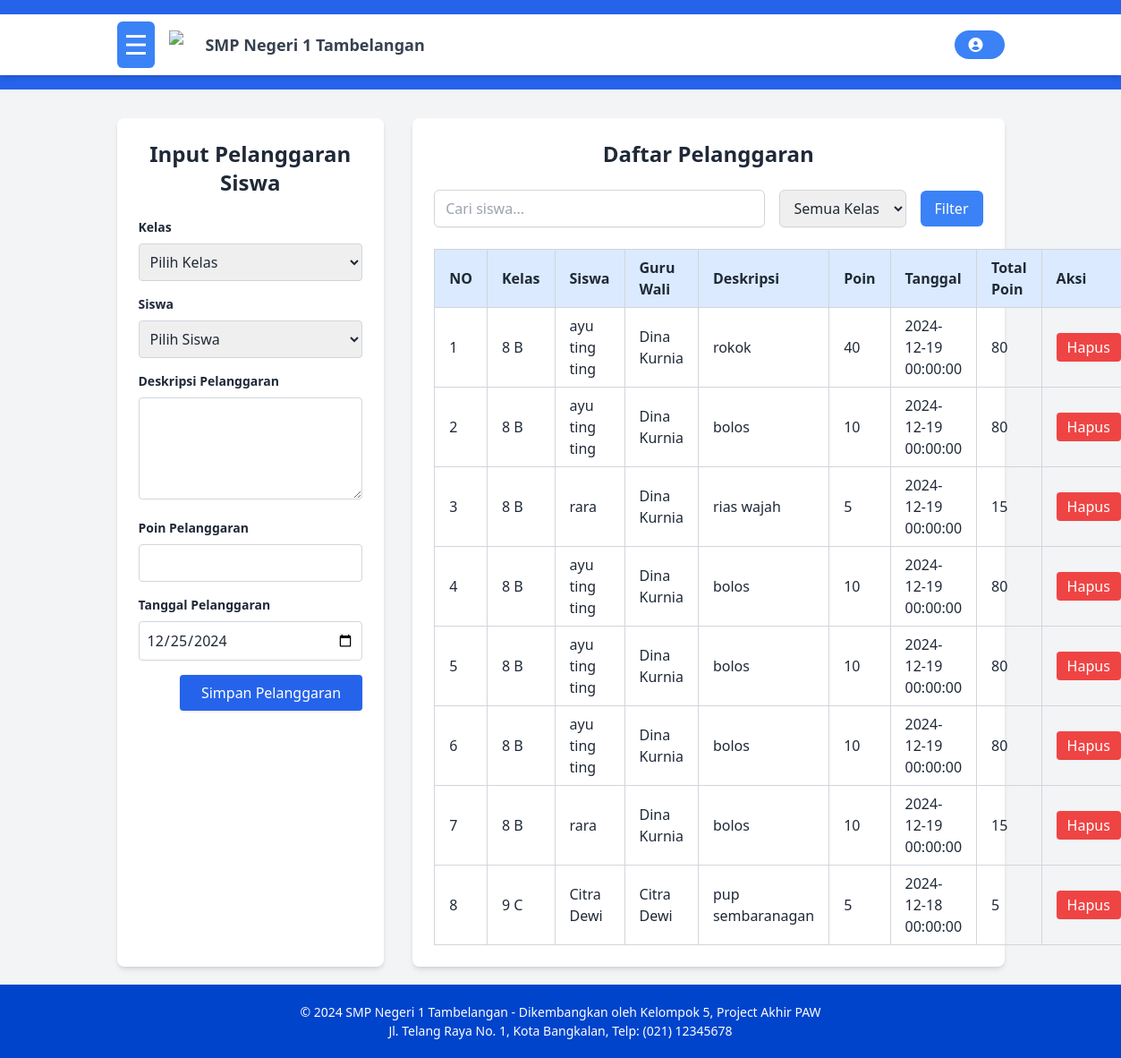
/dashboard/guru/pelanggaran_siswa.php, run on the app's committed database.
### tables this page shows
CREATE TABLE `pelanggaran` (
  `id_pelanggaran` int NOT NULL,
  `siswa_id` int NOT NULL,
  `deskripsi` text NOT NULL,
  `poin` int NOT NULL,
  `tanggal_pelanggaran` datetime DEFAULT CURRENT_TIMESTAMP,
  `id_kelas` int DEFAULT NULL,
  `id_guru` int DEFAULT NULL
);

CREATE TABLE `siswa` (
  `id_siswa` int NOT NULL,
  `nis` varchar(15) NOT NULL,
  `nama_lengkap` varchar(100) NOT NULL,
  `kelas_id` int NOT NULL,
  `alamat` text,
  `tanggal_lahir` date DEFAULT NULL,
  `no_telp` varchar(15) DEFAULT NULL,
  `username` varchar(50) NOT NULL,
  `password` varchar(255) NOT NULL,
  `jenis_kelamin` enum('laki-laki','perempuan') NOT NULL,
  `photo` varchar(255) DEFAULT NULL,
  `ekstra_id` int DEFAULT NULL
);

### dashboard/guru/pelanggaran_siswa.php (the view, shortened to what this page needs)
<?php
include "../../koneksi.php";
function getRiwayatPelanggaran($nama_siswa = '', $kelas = '') {
  global $conn;
  $conditions = [];
  $where_clause = $conditions ? 'WHERE ' . implode(' AND ', $conditions) : '';
  $query = "SELECT
              p.id_pelanggaran,
              s.nama_lengkap AS nama_siswa,
              CONCAT(k.tingkat, ' ', k.nama_kelas) AS nama_kelas,
              IFNULL(g.nama_lengkap, 'Tidak Ada Guru Wali') AS nama_guru_wali,
              p.poin AS poin_terbaru,
              p.tanggal_pelanggaran,
              p.deskripsi,
              (
                  SELECT SUM(p2.poin)
                  FROM pelanggaran p2
                  WHERE p2.siswa_id = s.id_siswa
              ) AS total_poin
            FROM pelanggaran p
            JOIN siswa s ON p.siswa_id = s.id_siswa
            JOIN kelas k ON p.id_kelas = k.id_kelas
            LEFT JOIN guru g ON k.wali_kelas_id = g.id_guru
            $where_clause
            ORDER BY p.tanggal_pelanggaran DESC";
  return mysqli_query($conn, $query);
}
$selected_kelas = isset($_POST['kelas']) ? $_POST['kelas'] : '';
$nama_siswa = isset($_POST['nama_siswa']) ? $_POST['nama_siswa'] : '';
?>
<!DOCTYPE html>
<html lang="en">
<head>
  <script src="https://cdn.tailwindcss.com"></script>
</head>
<body class="bg-gray-100 text-gray-800">
  <header id="header" class="bg-blue-600 text-white py-4 transition-all duration-300">
    <?php include '../../layout/header.php'; ?>
  </header>
  <div class="container mx-auto mt-8 px-4">
    <div class="flex space-x-8">
      <div class="w-1/3 bg-white shadow-md rounded-lg p-6">
        <h2 class="text-2xl font-bold text-center mb-6">Input Pelanggaran Siswa</h2>
        <form action="" method="POST">
          <div class="mb-4">
            <label for="kelas" class="block text-sm font-semibold mb-2">Kelas</label>
            <select id="kelas" name="kelas" class="w-full p-2 border border-gray-300 rounded" required onchange="this.form.submit()">
              <option value="">Pilih Kelas</option>
            </select>
          </div>
          <div class="mb-4">
            <label for="siswa" class="block text-sm font-semibold mb-2">Siswa</label>
            <select id="siswa" name="siswa" class="w-full p-2 border border-gray-300 rounded" required>
              <option value="">Pilih Siswa</option>
            </select>
          </div>
          <div class="mb-4">
            <label for="deskripsi" class="block text-sm font-semibold mb-2">Deskripsi Pelanggaran</label>
            <textarea id="deskripsi" name="deskripsi" rows="4" class="w-full p-2 border border-gray-300 rounded" required></textarea>
          </div>
          <div class="mb-4">
            <label for="poin" class="block text-sm font-semibold mb-2">Poin Pelanggaran</label>
            <input type="number" id="poin" name="poin" class="w-full p-2 border border-gray-300 rounded" required min="1">
          </div>
          <div class="mb-4">
            <label for="tanggal" class="block text-sm font-semibold mb-2">Tanggal Pelanggaran</label>
            <input type="date" id="tanggal" name="tanggal" class="w-full p-2 border border-gray-300 rounded" required value="<?php echo date('Y-m-d'); ?>">
          </div>
          <div class="text-right">
            <button type="submit" name="simpan_pelanggaran" class="bg-blue-600 text-white px-6 py-2 rounded shadow hover:bg-blue-700">Simpan Pelanggaran</button>
          </div>
        </form>
      </div>
      <div class="w-2/3 bg-white shadow-md rounded-lg p-6">
        <h2 class="text-2xl font-bold text-center mb-6">Daftar Pelanggaran</h2>
        <form method="POST" class="flex items-center space-x-4 mb-6">
          <input type="text" name="nama_siswa" placeholder="Cari siswa..." value="<?= htmlspecialchars($nama_siswa); ?>" class="w-full border border-gray-300 rounded-md shadow-sm py-2 px-3 focus:outline-none focus:ring-2 focus:ring-blue-500 focus:border-blue-500 transition duration-200 ease-in-out">
          <select name="kelas" class="border border-gray-300 rounded-md shadow-sm py-2 px-3 focus:outline-none focus:ring-2 focus:ring-blue-500 focus:border-blue-500 transition duration-200 ease-in-out">
            <option value="">Semua Kelas</option>
          </select>
          <button type="submit" class="bg-blue-500 text-white px-4 py-2 rounded-md shadow-sm hover:bg-blue-600 transition duration-200 ease-in-out">Filter</button>
        </form>
        <table class="table-auto w-full text-left border-collapse border border-gray-300">
        <thead>
            <tr>
              <th class="px-4 py-2 border border-gray-300 bg-blue-100">NO</th>
              <th class="px-4 py-2 border border-gray-300 bg-blue-100">Kelas</th>
              <th class="px-4 py-2 border border-gray-300 bg-blue-100">Siswa</th>
              <th class="px-4 py-2 border border-gray-300 bg-blue-100">Guru Wali</th>
              <th class="px-4 py-2 border border-gray-300 bg-blue-100">Deskripsi</th>
              <th class="px-4 py-2 border border-gray-300 bg-blue-100">Poin</th>
              <th class="px-4 py-2 border border-gray-300 bg-blue-100">Tanggal</th>
              <th class="px-4 py-2 border border-gray-300 bg-blue-100">Total Poin</th>
              <th class="px-4 py-2 border border-gray-300 bg-blue-100">Aksi</th>
            </tr>
          </thead>
          <tbody>
            <?php
            $riwayat = getRiwayatPelanggaran($nama_siswa, $selected_kelas);
            $no = 1;
            while ($row = mysqli_fetch_assoc($riwayat)) {
                echo "<tr>";
                echo "<td class='px-4 py-2 border border-gray-300'>" . $no++ . "</td>";
                echo "<td class='px-4 py-2 border border-gray-300'>" . $row['nama_kelas'] . "</td>";
                echo "<td class='px-4 py-2 border border-gray-300'>" . $row['nama_siswa'] . "</td>";
                echo "<td class='px-4 py-2 border border-gray-300'>" . $row['nama_guru_wali'] . "</td>";
                echo "<td class='px-4 py-2 border border-gray-300'>" . $row['deskripsi'] . "</td>";
                echo "<td class='px-4 py-2 border border-gray-300'>" . $row['poin_terbaru'] . "</td>";
                echo "<td class='px-4 py-2 border border-gray-300'>" . $row['tanggal_pelanggaran'] . "</td>";
                echo "<td class='px-4 py-2 border border-gray-300'>" . $row['total_poin'] . "</td>";
                echo "<td class='px-4 py-2 border border-gray-300'>
                        <form method='POST' onsubmit='return confirm(\"Apakah Anda yakin ingin menghapus pelanggaran ini?\");'>
                            <input type='hidden' name='id_pelanggaran' value='" . $row['id_pelanggaran'] . "'>
                            <button type='submit' name='hapus_pelanggaran' class='bg-red-500 text-white px-3 py-1 rounded hover:bg-red-600 transition duration-200'>
                                Hapus
                            </button>
                        </form>
                      </td>";
                echo "</tr>";
            }
            ?>
          </tbody>
        </table>
      </div>
    </div>
  </div>
  <?php
  require_once "../../layout/footer.php"
  ?>
</body>
</html>

### data on the page
pelanggaran: nama_kelas "8 B", siswa.nama_lengkap "ayu ting ting", nama_guru_wali "Dina Kurnia", deskripsi "rokok", poin "40", tanggal_pelanggaran "2024-12-19 00:00:00", total_poin "80"
pelanggaran: nama_kelas "8 B", siswa.nama_lengkap "ayu ting ting", nama_guru_wali "Dina Kurnia", deskripsi "bolos", poin "10", tanggal_pelanggaran "2024-12-19 00:00:00", total_poin "80"
pelanggaran: nama_kelas "8 B", siswa.nama_lengkap "rara", nama_guru_wali "Dina Kurnia", deskripsi "rias wajah", poin "5", tanggal_pelanggaran "2024-12-19 00:00:00", total_poin "15"
pelanggaran: nama_kelas "8 B", siswa.nama_lengkap "ayu ting ting", nama_guru_wali "Dina Kurnia", deskripsi "bolos", poin "10", tanggal_pelanggaran "2024-12-19 00:00:00", total_poin "80"
pelanggaran: nama_kelas "8 B", siswa.nama_lengkap "ayu ting ting", nama_guru_wali "Dina Kurnia", deskripsi "bolos", poin "10", tanggal_pelanggaran "2024-12-19 00:00:00", total_poin "80"
pelanggaran: nama_kelas "8 B", siswa.nama_lengkap "ayu ting ting", nama_guru_wali "Dina Kurnia", deskripsi "bolos", poin "10", tanggal_pelanggaran "2024-12-19 00:00:00", total_poin "80"
pelanggaran: nama_kelas "8 B", siswa.nama_lengkap "rara", nama_guru_wali "Dina Kurnia", deskripsi "bolos", poin "10", tanggal_pelanggaran "2024-12-19 00:00:00", total_poin "15"
pelanggaran: nama_kelas "9 C", siswa.nama_lengkap "Citra Dewi", nama_guru_wali "Citra Dewi", deskripsi "pup sembaranagan", poin "5", tanggal_pelanggaran "2024-12-18 00:00:00", total_poin "5"
